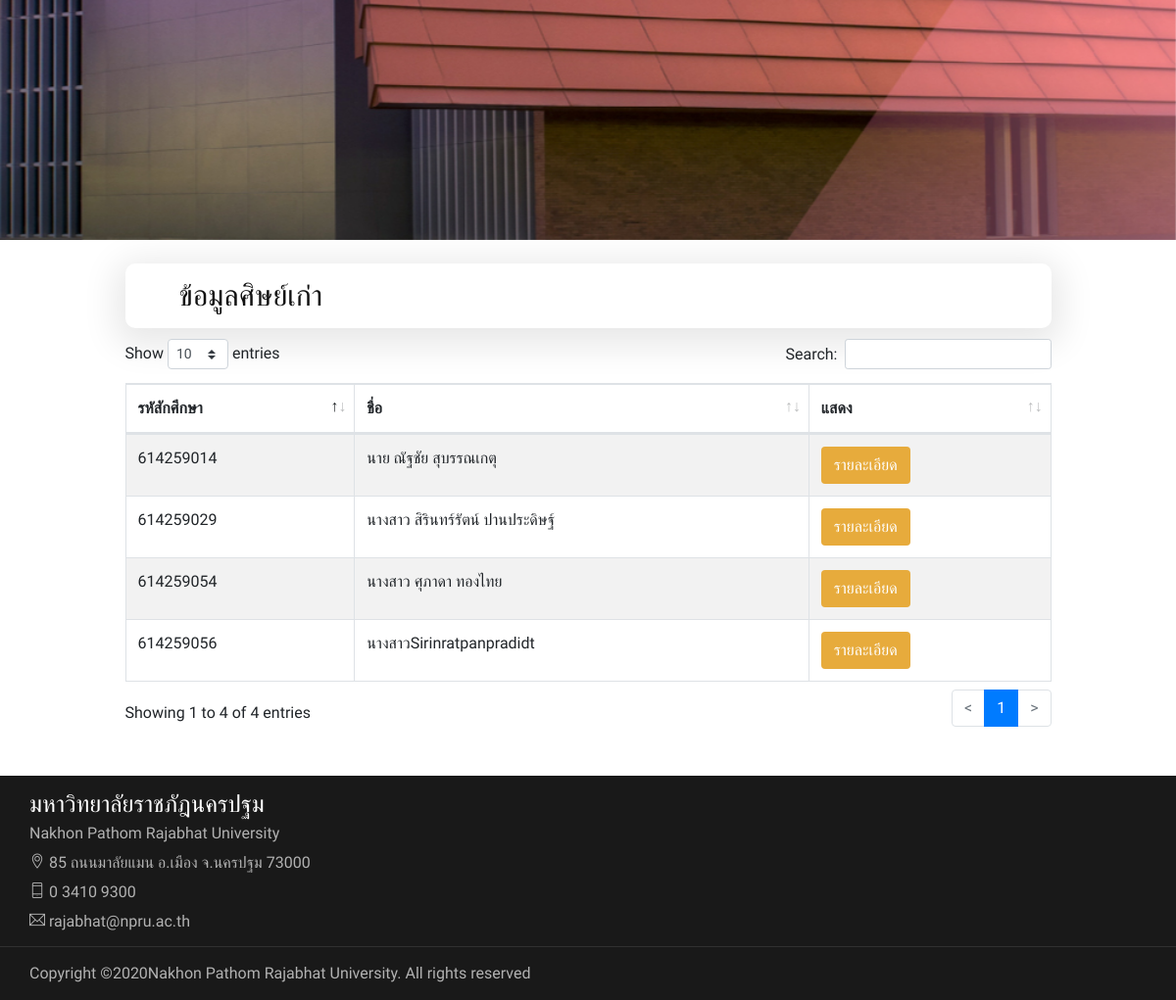
Before: / (lower part) with the older database file.
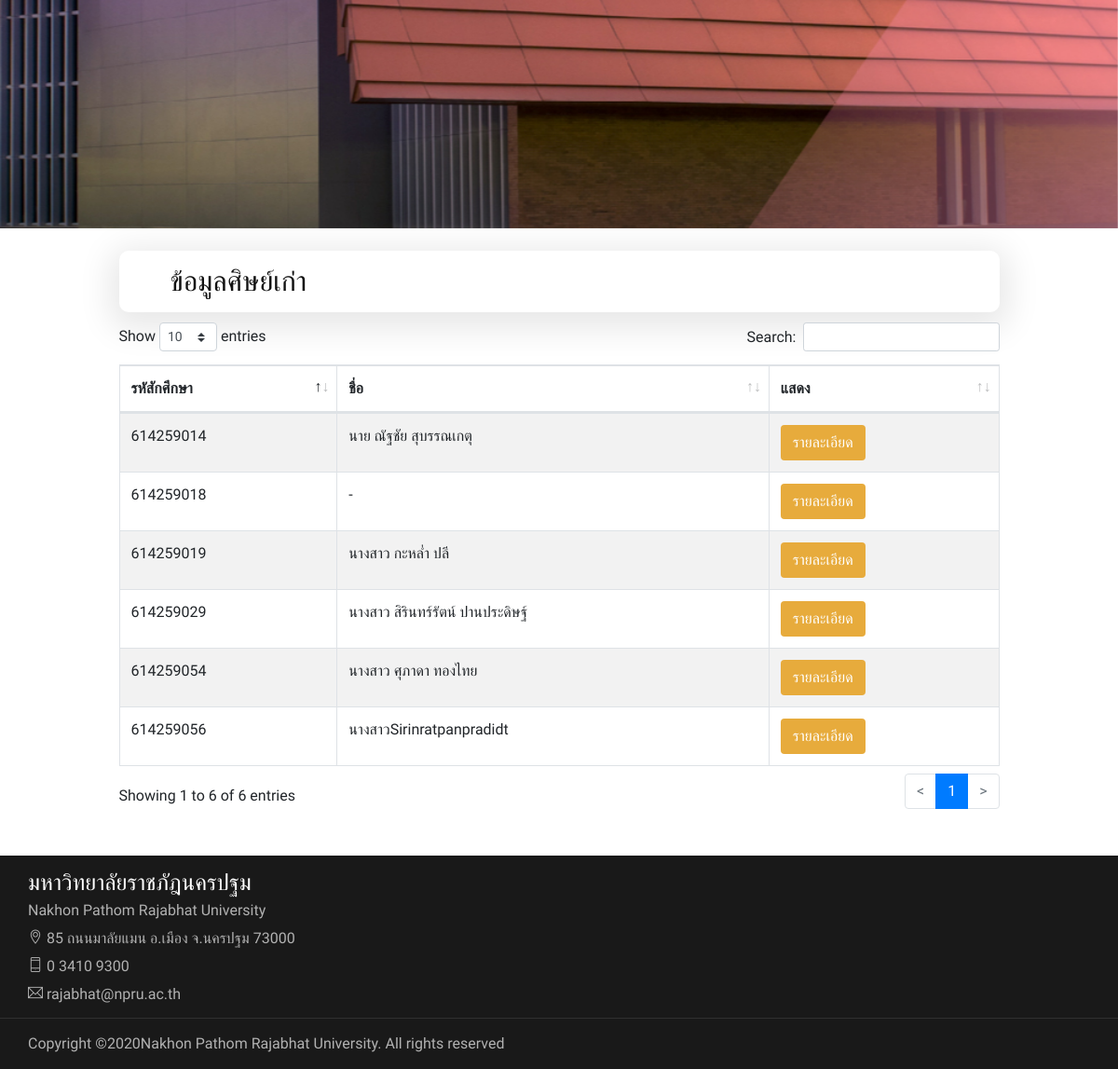
After: the same page with the newer database file.
### tables this page shows
CREATE TABLE `personal` (
  `card_id` char(13) NOT NULL,
  `student_id` int(9) DEFAULT NULL,
  `password` varchar(20) NOT NULL,
  `name` varchar(255) DEFAULT NULL,
  `gender` enum('ชาย','หญิง') DEFAULT NULL,
  `birthday` date DEFAULT NULL,
  `address` varchar(255) DEFAULT NULL,
  `province` varchar(20) NOT NULL,
  `tel` varchar(10) DEFAULT NULL,
  `email` varchar(255) DEFAULT NULL,
  `facebook` varchar(255) DEFAULT NULL,
  `img` varchar(255) DEFAULT NULL
);

### index.php (the view, shortened to what this page needs)
<?php include("head.php");?>
<section class="hero-section">
    <div class="hero-items owl-carousel">
        <div class="single-hero-items set-bg" data-setbg="img/upload/banner1920x600-01.jpg">
        </div>
    </div>
</section>
<div class="container">
    <br>
    <div class="row">
        <div class="col-lg-1">
        </div>
        <div class="col-lg-10">
            <div class="contact-widget">
                <div class="cw-item">
                    <div class="ci-text">
                        <h3>ข้อมูลศิษย์เก่า</h3>
                    </div>
                </div>
            </div>
            <table id="example" class="table table-striped table-bordered" style="width:100%">
                <thead>
                    <tr>
                        <th>รหัสักศึกษา</th>
                        <th>ชื่อ</th>
                        <th>แสดง</th>
                    </tr>
                </thead>
                <tbody>
                <?php
			        $showPersonal = $conn->prepare("SELECT * FROM `personal` ");
			        $showPersonal->execute();
                    $result = $showPersonal->fetchAll();
                    foreach ($result as $row) {
                ?>
                    <tr>
                        <td><?php echo $row['student_id'];  ?></td>
                        <td><?php echo $row['name'];  ?></td>
                        <td><button type="button" class="btn" style="background-color:#e7ab3c;color:#fff;" onclick="show(<?php echo $row['student_id'];?>)"  data-toggle="modal" data-target="#details" >รายละเอียด</button></td>
                    </tr>
                    <?php
                    };
                    ?>
                </tbody>
            </table>
            <br>
            <br>
        </div>
        <div class="col-lg-1">
        </div>
    </div>
</div>
<?php include("footer.php") ?>

### head.php (shortened to what this page needs)
<!DOCTYPE html>
<html lang="zxx">
<head>
    <link rel="stylesheet" href="css/bootstrap.min.css" type="text/css">
    <link rel="stylesheet" href="css/font-awesome.min.css" type="text/css">
    <link rel="stylesheet" href="css/themify-icons.css" type="text/css">
    <link rel="stylesheet" href="css/elegant-icons.css" type="text/css">
    <link rel="stylesheet" href="css/owl.carousel.min.css" type="text/css">
    <link rel="stylesheet" href="css/nice-select.css" type="text/css">
    <link rel="stylesheet" href="css/jquery-ui.min.css" type="text/css">
    <link rel="stylesheet" href="css/slicknav.min.css" type="text/css">
    <link rel="stylesheet" href="css/style.css" type="text/css">
    <link href="source/dataTables/dataTables.bootstrap4.min.css" rel="stylesheet">
</head>
<body>

### footer.php (shortened to what this page needs)
<footer class="footer-section">
    <div class="container">
        <div class="row">
            <div class="col-lg-4">
                <div class="footer-left">
                    <ul>
                        <li>
                            <h4 style="color: #fff;">มหาวิทยาลัยราชภัฎนครปฐม</h4>
                        </li>
                        <li>Nakhon Pathom Rajabhat University</li>
                        <li>
                            <div class="ci-icon"><i class="ti-location-pin"></i> 85 ถนนมาลัยแมน อ.เมือง จ.นครปฐม 73000
                            </div>
                        </li>
                        <li>
                            <div class="ci-icon"><i class="ti-mobile"></i> 0 3410 9300</div>
                        </li>
                        <li>
                            <div class="ci-icon"><i class="ti-email"></i> rajabhat@npru.ac.th</div>
                        </li>
                    </ul>
                </div>
            </div>
        </div>
    </div>
    <div class="copyright-reserved">
        <div class="container">
            <div class="row">
                <div class="col-lg-12">
                    <div class="copyright-text">
                        Copyright &copy;Nakhon Pathom Rajabhat University. All rights reserved
                    </div>
                </div>
            </div>
        </div>
    </div>
</footer>
</body>
</html>

### css/style.css (style rules this page uses)
html, body { height: 100%; font-family: "Muli", sans-serif; -webkit-font-smoothing: antialiased; font-smoothing: antialiased; }
h1, h2, h3, h4, h5, h6 { margin: 0; color: #111111; font-weight: 400; font-family: "Muli", sans-serif; }
h3 { font-size: 30px; }
h4 { font-size: 24px; }
ul, ol { padding: 0; margin: 0; }
.set-bg { background-repeat: no-repeat; background-size: cover; background-position: top center; }
.hero-items .single-hero-items { height: 725px; padding-top: 210px; }
.footer-section { background: #191919; padding-top: 15px; }
.footer-left { margin-bottom: 30px; }
.footer-left ul li { list-style: none; color: #b2b2b2; font-size: 16px; line-height: 30px; }
.copyright-reserved { border-top: 1px solid #303030; padding: 15px 0; margin-top: -20px; }
.copyright-reserved .copyright-text { float: left; font-size: 16px; color: #b2b2b2; }
.contact-widget .cw-item { background: #ffffff; margin-bottom: 11px; -webkit-box-shadow: 0px 8px 35px 10px #E8E8E8; box-shadow: 0px 8px 35px 10px #E8E8E8; padding-left: 25px; padding-top: 15px; padding-bottom: 15px; border-radius: 10px; }
.contact-widget .cw-item .ci-text { display: table; padding-left: 30px; }
@media only screen and (min-width: 1200px) { .container { max-width: 1170px; } }

Changed rows visible on the page:
added personal: student "614259018", name "-"
added personal: student "614259019", name "นางสาว กะหล่ำ ปลี"
Other visible differences:
text written by a page script: "Show entries Search: Showing 1 to 4 of 4 entries < 1 >" → "Show entries Search: Showing 1 to 6 of 6 entries < 1 >"
